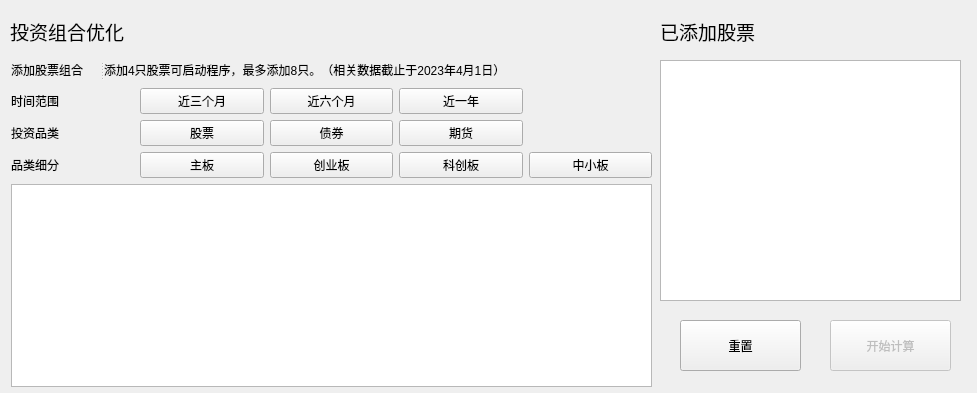
<?xml version="1.0" encoding="UTF-8"?>
<ui version="4.0">
 <class>Form</class>
 <widget class="QWidget" name="Form">
  <property name="enabled">
   <bool>true</bool>
  </property>
  <property name="geometry">
   <rect>
    <x>0</x>
    <y>0</y>
    <width>977</width>
    <height>393</height>
   </rect>
  </property>
  <property name="sizePolicy">
   <sizepolicy hsizetype="Fixed" vsizetype="Fixed">
    <horstretch>0</horstretch>
    <verstretch>0</verstretch>
   </sizepolicy>
  </property>
  <property name="minimumSize">
   <size>
    <width>977</width>
    <height>393</height>
   </size>
  </property>
  <property name="maximumSize">
   <size>
    <width>977</width>
    <height>393</height>
   </size>
  </property>
  <property name="windowTitle">
   <string>Form</string>
  </property>
  <widget class="QLabel" name="label">
   <property name="geometry">
    <rect>
     <x>10</x>
     <y>20</y>
     <width>151</width>
     <height>23</height>
    </rect>
   </property>
   <property name="font">
    <font>
     <family>微软雅黑</family>
     <pointsize>14</pointsize>
    </font>
   </property>
   <property name="text">
    <string>投资组合优化</string>
   </property>
   <property name="textFormat">
    <enum>Qt::AutoText</enum>
   </property>
  </widget>
  <widget class="QLabel" name="label_7">
   <property name="geometry">
    <rect>
     <x>660</x>
     <y>20</y>
     <width>120</width>
     <height>23</height>
    </rect>
   </property>
   <property name="font">
    <font>
     <family>微软雅黑</family>
     <pointsize>14</pointsize>
    </font>
   </property>
   <property name="text">
    <string>已添加股票</string>
   </property>
  </widget>
  <widget class="QSplitter" name="splitter">
   <property name="geometry">
    <rect>
     <x>11</x>
     <y>60</y>
     <width>589</width>
     <height>20</height>
    </rect>
   </property>
   <property name="orientation">
    <enum>Qt::Horizontal</enum>
   </property>
   <widget class="QLabel" name="label_2">
    <property name="font">
     <font>
      <family>微软雅黑</family>
     </font>
    </property>
    <property name="text">
     <string>添加股票组合</string>
    </property>
   </widget>
   <widget class="QLabel" name="label_3">
    <property name="contextMenuPolicy">
     <enum>Qt::CustomContextMenu</enum>
    </property>
    <property name="text">
     <string>添加4只股票可启动程序，最多添加8只。（相关数据截止于2023年4月1日）</string>
    </property>
   </widget>
  </widget>
  <widget class="QWidget" name="layoutWidget">
   <property name="geometry">
    <rect>
     <x>11</x>
     <y>88</y>
     <width>641</width>
     <height>299</height>
    </rect>
   </property>
   <layout class="QGridLayout" name="gridLayout">
    <item row="0" column="0">
     <widget class="QLabel" name="label_4">
      <property name="font">
       <font>
        <family>微软雅黑</family>
       </font>
      </property>
      <property name="text">
       <string>时间范围</string>
      </property>
     </widget>
    </item>
    <item row="0" column="1">
     <widget class="PushButton" name="pushButton">
      <property name="text">
       <string>近三个月</string>
      </property>
     </widget>
    </item>
    <item row="0" column="2">
     <widget class="PushButton" name="pushButton_2">
      <property name="text">
       <string>近六个月</string>
      </property>
     </widget>
    </item>
    <item row="0" column="3">
     <widget class="PushButton" name="pushButton_3">
      <property name="text">
       <string>近一年</string>
      </property>
     </widget>
    </item>
    <item row="1" column="0">
     <widget class="QLabel" name="label_5">
      <property name="font">
       <font>
        <family>微软雅黑</family>
       </font>
      </property>
      <property name="text">
       <string>投资品类</string>
      </property>
     </widget>
    </item>
    <item row="1" column="1">
     <widget class="PushButton" name="pushButton_4">
      <property name="text">
       <string>股票</string>
      </property>
     </widget>
    </item>
    <item row="1" column="2">
     <widget class="PushButton" name="pushButton_5">
      <property name="text">
       <string>债券</string>
      </property>
     </widget>
    </item>
    <item row="1" column="3">
     <widget class="PushButton" name="pushButton_6">
      <property name="text">
       <string>期货</string>
      </property>
     </widget>
    </item>
    <item row="2" column="0">
     <widget class="QLabel" name="label_6">
      <property name="font">
       <font>
        <family>微软雅黑</family>
       </font>
      </property>
      <property name="text">
       <string>品类细分</string>
      </property>
     </widget>
    </item>
    <item row="2" column="1">
     <widget class="PushButton" name="pushButton_7">
      <property name="text">
       <string>主板</string>
      </property>
     </widget>
    </item>
    <item row="2" column="2">
     <widget class="PushButton" name="pushButton_8">
      <property name="text">
       <string>创业板</string>
      </property>
     </widget>
    </item>
    <item row="2" column="3">
     <widget class="PushButton" name="pushButton_9">
      <property name="text">
       <string>科创板</string>
      </property>
     </widget>
    </item>
    <item row="2" column="4">
     <widget class="PushButton" name="pushButton_10">
      <property name="text">
       <string>中小板</string>
      </property>
     </widget>
    </item>
    <item row="3" column="0" colspan="5">
     <widget class="TableView" name="tableView"/>
    </item>
   </layout>
  </widget>
  <widget class="ListView" name="listView">
   <property name="geometry">
    <rect>
     <x>660</x>
     <y>60</y>
     <width>301</width>
     <height>241</height>
    </rect>
   </property>
  </widget>
  <widget class="PushButton" name="resetBtn">
   <property name="geometry">
    <rect>
     <x>680</x>
     <y>320</y>
     <width>121</width>
     <height>51</height>
    </rect>
   </property>
   <property name="text">
    <string>重置</string>
   </property>
  </widget>
  <widget class="PushButton" name="startCalcBtn">
   <property name="enabled">
    <bool>false</bool>
   </property>
   <property name="geometry">
    <rect>
     <x>830</x>
     <y>320</y>
     <width>121</width>
     <height>51</height>
    </rect>
   </property>
   <property name="text">
    <string>开始计算</string>
   </property>
  </widget>
 </widget>
 <customwidgets>
  <customwidget>
   <class>TableView</class>
   <extends>QTableView</extends>
   <header>qfluentwidgets</header>
  </customwidget>
  <customwidget>
   <class>ListView</class>
   <extends>QListView</extends>
   <header>qfluentwidgets</header>
  </customwidget>
  <customwidget>
   <class>PushButton</class>
   <extends>QPushButton</extends>
   <header>qfluentwidgets</header>
  </customwidget>
 </customwidgets>
 <resources/>
 <connections/>
</ui>
